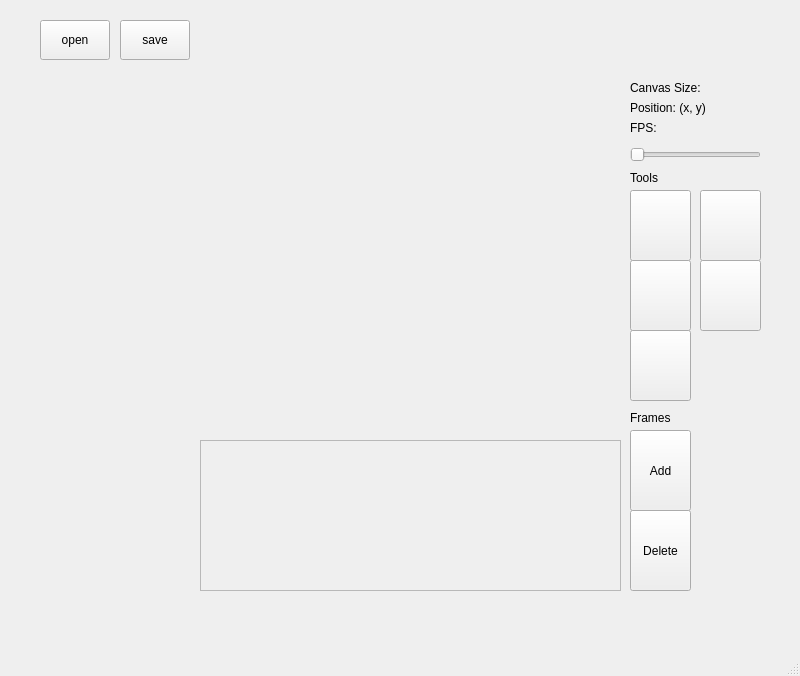
<?xml version="1.0" encoding="UTF-8"?>
<ui version="4.0">
 <class>MainWindow</class>
 <widget class="QMainWindow" name="MainWindow">
  <property name="geometry">
   <rect>
    <x>0</x>
    <y>0</y>
    <width>800</width>
    <height>676</height>
   </rect>
  </property>
  <property name="windowTitle">
   <string>MainWindow</string>
  </property>
  <widget class="QWidget" name="centralwidget">
   <widget class="QPushButton" name="penButton">
    <property name="geometry">
     <rect>
      <x>630</x>
      <y>190</y>
      <width>61</width>
      <height>71</height>
     </rect>
    </property>
    <property name="text">
     <string/>
    </property>
    <property name="icon">
     <iconset resource="resources.qrc">
      <normaloff>:/icons/icon_pencil.png</normaloff>:/icons/icon_pencil.png</iconset>
    </property>
    <property name="iconSize">
     <size>
      <width>36</width>
      <height>36</height>
     </size>
    </property>
   </widget>
   <widget class="QPushButton" name="eraserButton">
    <property name="geometry">
     <rect>
      <x>700</x>
      <y>190</y>
      <width>61</width>
      <height>71</height>
     </rect>
    </property>
    <property name="text">
     <string/>
    </property>
    <property name="icon">
     <iconset resource="resources.qrc">
      <normaloff>:/icons/icon_eraser.png</normaloff>:/icons/icon_eraser.png</iconset>
    </property>
    <property name="iconSize">
     <size>
      <width>36</width>
      <height>36</height>
     </size>
    </property>
   </widget>
   <widget class="QPushButton" name="colorButton">
    <property name="geometry">
     <rect>
      <x>630</x>
      <y>330</y>
      <width>61</width>
      <height>71</height>
     </rect>
    </property>
    <property name="text">
     <string/>
    </property>
    <property name="icon">
     <iconset resource="resources.qrc">
      <normaloff>:/icons/icon_pallete.png</normaloff>:/icons/icon_pallete.png</iconset>
    </property>
    <property name="iconSize">
     <size>
      <width>36</width>
      <height>36</height>
     </size>
    </property>
   </widget>
   <widget class="QPushButton" name="shapeButton">
    <property name="geometry">
     <rect>
      <x>630</x>
      <y>260</y>
      <width>61</width>
      <height>71</height>
     </rect>
    </property>
    <property name="text">
     <string/>
    </property>
    <property name="icon">
     <iconset resource="resources.qrc">
      <normaloff>:/icons/icon_shapes.png</normaloff>:/icons/icon_shapes.png</iconset>
    </property>
    <property name="iconSize">
     <size>
      <width>36</width>
      <height>36</height>
     </size>
    </property>
   </widget>
   <widget class="QPushButton" name="parallelButton">
    <property name="geometry">
     <rect>
      <x>700</x>
      <y>260</y>
      <width>61</width>
      <height>71</height>
     </rect>
    </property>
    <property name="text">
     <string/>
    </property>
    <property name="icon">
     <iconset resource="resources.qrc">
      <normaloff>:/icons/icon_parallel.png</normaloff>:/icons/icon_parallel.png</iconset>
    </property>
    <property name="iconSize">
     <size>
      <width>36</width>
      <height>36</height>
     </size>
    </property>
   </widget>
   <widget class="QPushButton" name="openButton">
    <property name="geometry">
     <rect>
      <x>40</x>
      <y>20</y>
      <width>70</width>
      <height>40</height>
     </rect>
    </property>
    <property name="text">
     <string>open</string>
    </property>
   </widget>
   <widget class="QPushButton" name="saveButton">
    <property name="geometry">
     <rect>
      <x>120</x>
      <y>20</y>
      <width>70</width>
      <height>40</height>
     </rect>
    </property>
    <property name="text">
     <string>save</string>
    </property>
   </widget>
   <widget class="QWidget" name="formLayoutWidget">
    <property name="geometry">
     <rect>
      <x>40</x>
      <y>90</y>
      <width>151</width>
      <height>341</height>
     </rect>
    </property>
    <layout class="QFormLayout" name="Gallery"/>
   </widget>
   <widget class="QLabel" name="canvas">
    <property name="geometry">
     <rect>
      <x>200</x>
      <y>90</y>
      <width>411</width>
      <height>341</height>
     </rect>
    </property>
    <property name="text">
     <string/>
    </property>
   </widget>
   <widget class="QScrollArea" name="scrollArea">
    <property name="geometry">
     <rect>
      <x>200</x>
      <y>440</y>
      <width>421</width>
      <height>151</height>
     </rect>
    </property>
    <property name="widgetResizable">
     <bool>true</bool>
    </property>
    <widget class="QWidget" name="scrollAreaWidgetContents">
     <property name="geometry">
      <rect>
       <x>0</x>
       <y>0</y>
       <width>419</width>
       <height>149</height>
      </rect>
     </property>
    </widget>
   </widget>
   <widget class="QPushButton" name="addFrameButton">
    <property name="geometry">
     <rect>
      <x>630</x>
      <y>430</y>
      <width>61</width>
      <height>81</height>
     </rect>
    </property>
    <property name="text">
     <string>Add</string>
    </property>
   </widget>
   <widget class="QPushButton" name="deleteFrameButton">
    <property name="geometry">
     <rect>
      <x>630</x>
      <y>510</y>
      <width>61</width>
      <height>81</height>
     </rect>
    </property>
    <property name="text">
     <string>Delete</string>
    </property>
   </widget>
   <widget class="QLabel" name="animationWindow">
    <property name="geometry">
     <rect>
      <x>40</x>
      <y>440</y>
      <width>151</width>
      <height>131</height>
     </rect>
    </property>
    <property name="text">
     <string/>
    </property>
   </widget>
   <widget class="QLabel" name="label_frames">
    <property name="geometry">
     <rect>
      <x>630</x>
      <y>410</y>
      <width>58</width>
      <height>16</height>
     </rect>
    </property>
    <property name="text">
     <string>Frames</string>
    </property>
    <property name="alignment">
     <set>Qt::AlignmentFlag::AlignLeading|Qt::AlignmentFlag::AlignLeft|Qt::AlignmentFlag::AlignVCenter</set>
    </property>
   </widget>
   <widget class="QLabel" name="label_tools">
    <property name="geometry">
     <rect>
      <x>630</x>
      <y>170</y>
      <width>58</width>
      <height>16</height>
     </rect>
    </property>
    <property name="text">
     <string>Tools</string>
    </property>
    <property name="alignment">
     <set>Qt::AlignmentFlag::AlignLeading|Qt::AlignmentFlag::AlignLeft|Qt::AlignmentFlag::AlignVCenter</set>
    </property>
   </widget>
   <widget class="QLabel" name="label_canvasSize">
    <property name="geometry">
     <rect>
      <x>630</x>
      <y>80</y>
      <width>131</width>
      <height>16</height>
     </rect>
    </property>
    <property name="text">
     <string>Canvas Size: </string>
    </property>
    <property name="alignment">
     <set>Qt::AlignmentFlag::AlignLeading|Qt::AlignmentFlag::AlignLeft|Qt::AlignmentFlag::AlignVCenter</set>
    </property>
   </widget>
   <widget class="QLabel" name="label_position">
    <property name="geometry">
     <rect>
      <x>630</x>
      <y>100</y>
      <width>131</width>
      <height>16</height>
     </rect>
    </property>
    <property name="text">
     <string>Position: (x, y)</string>
    </property>
    <property name="alignment">
     <set>Qt::AlignmentFlag::AlignLeading|Qt::AlignmentFlag::AlignLeft|Qt::AlignmentFlag::AlignVCenter</set>
    </property>
   </widget>
   <widget class="QSlider" name="slider_fps">
    <property name="geometry">
     <rect>
      <x>630</x>
      <y>139</y>
      <width>131</width>
      <height>31</height>
     </rect>
    </property>
    <property name="orientation">
     <enum>Qt::Orientation::Horizontal</enum>
    </property>
   </widget>
   <widget class="QLabel" name="label_fps">
    <property name="geometry">
     <rect>
      <x>630</x>
      <y>120</y>
      <width>131</width>
      <height>16</height>
     </rect>
    </property>
    <property name="text">
     <string>FPS: </string>
    </property>
    <property name="alignment">
     <set>Qt::AlignmentFlag::AlignLeading|Qt::AlignmentFlag::AlignLeft|Qt::AlignmentFlag::AlignVCenter</set>
    </property>
   </widget>
  </widget>
  <widget class="QMenuBar" name="menubar">
   <property name="geometry">
    <rect>
     <x>0</x>
     <y>0</y>
     <width>800</width>
     <height>33</height>
    </rect>
   </property>
  </widget>
  <widget class="QStatusBar" name="statusbar"/>
 </widget>
 <resources>
  <include location="resources.qrc"/>
 </resources>
 <connections/>
</ui>
